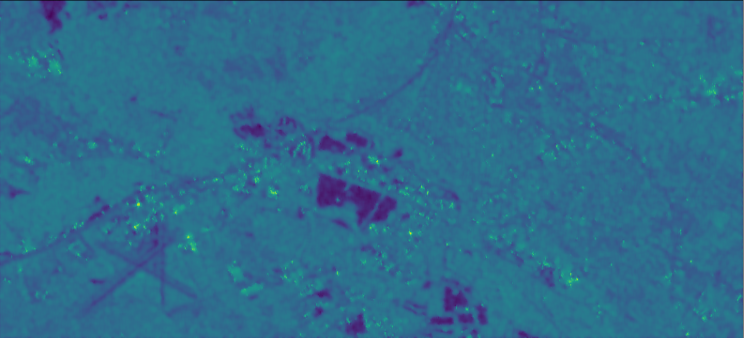
#> input picture Week Wise progress/Week 6/Resources/input_image.png, 1488 x 676 px, found by its file name (shown at 1/2 size)
$ python practice.py
#> lines starting #> are read from the running program, lines starting #| are printed output that depends on the picture; after the words box and inside, x2 and y2 are one past the last pixel; in counts of white or black regions, pixels touching at a corner belong together
import cv2
import numpy as np

image = cv2.imread('Resources\input_image.png')
#> image is the input picture: shape (676, 1488, 3); mean B, G, R 140.8, 108.4, 46
imgray = cv2.cvtColor(image, cv2.COLOR_BGR2GRAY)
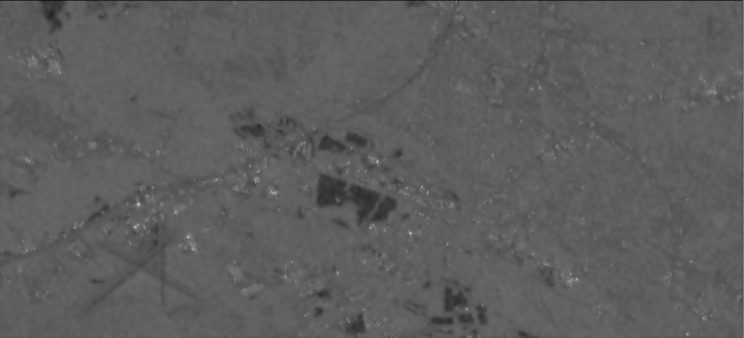
#> imgray: shape (676, 1488) (shown at 1/2 size); min 0, max 241, mean 93.4
blank = np.zeros(image.shape, dtype='uint8')
ret, thresh = cv2.threshold(imgray, 255, 255, cv2.THRESH_OTSU)
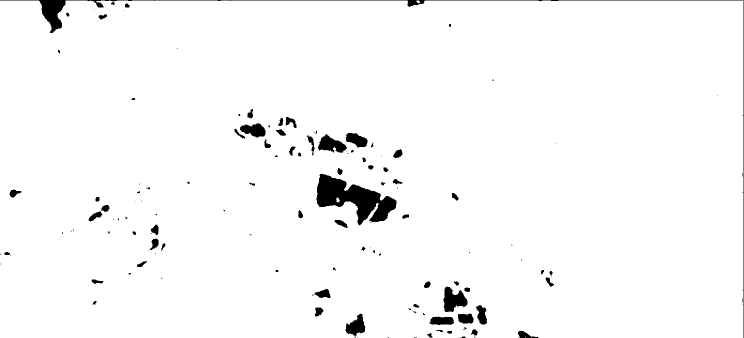
#> thresh: shape (676, 1488) (shown at 1/2 size); 97.4% white; 133 black regions (63 under 20 px)
#> ret = 76

contours, hierarchy = cv2.findContours(thresh,
          cv2.RETR_LIST,   cv2.CHAIN_APPROX_NONE)
#> contours = 137 contours, 60 with area under 20; largest, box (x1, y1, x2, y2) and area: (0, 1, 1486, 676) 997898, (632, 346, 794, 452) 8033, (886, 572, 936, 625) 1622, (635, 267, 695, 307) 1302, (690, 626, 732, 673) 1094

# drawing contours
cv2.drawContours(blank, contours, -1, (0, 0, 255), 1)
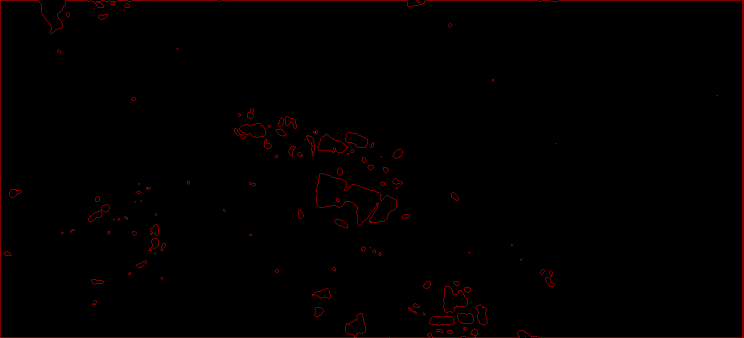
#> blank: shape (676, 1488, 3) (shown at 1/2 size); mean of channels 0, 1, 2 0, 0, 2.4; drawn as B, G, R


# contors area
sum =0
for i in range (len(contours)):
    sum += cv2.contourArea(contours[i])
#> this loop made 137 passes
#> sum on passes 1 to 12: 0, 0, 5.5, 14, 71, 119, 248, 255, 273, 1004.5, 1569, 2662.5
#> after the loop, sum = 1021196

# print(sum)

RATIO_PIXEL_TO_CM = 78 # 78 pixels are 1cm
RATIO_PIXEL_TO_SQUARE_CM = 78 * 78
area_cm = round(sum / RATIO_PIXEL_TO_SQUARE_CM, 2)
#> area_cm = 167.8
print("Area in cm bse on ratio of Pixel to Square cm is {} cm*2".format(area_cm))
#| Area in cm bse on ratio of Pixel to Square cm is 167.85 cm*2

# [16 lines of commented-out code are left out]
